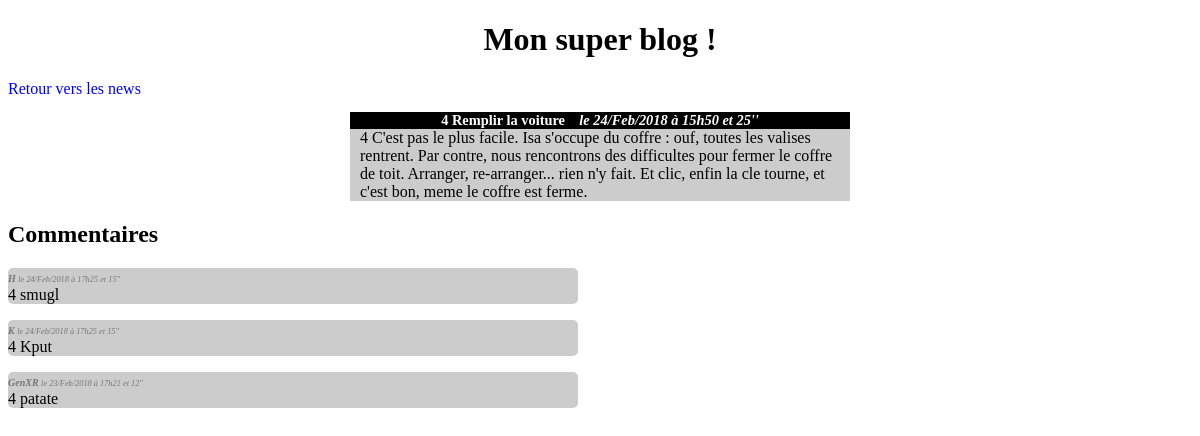
The app's page /miniblog/blog_commentaires.php?news=4 with its own data.
### tables this page shows
CREATE TABLE `blog_billets` (
  `id` int(11) NOT NULL,
  `titre` varchar(255) NOT NULL,
  `contenu` text NOT NULL,
  `date_creation` datetime NOT NULL DEFAULT CURRENT_TIMESTAMP,
  `auteur` varchar(255) NOT NULL
);

CREATE TABLE `blog_commentaires` (
  `id` int(11) NOT NULL COMMENT 'identifiant du commentaire',
  `id_billet` int(11) NOT NULL COMMENT 'identifiant du billet concerne',
  `auteur` varchar(255) NOT NULL COMMENT 'auteur du commentaire',
  `commentaire` text NOT NULL,
  `date_commentaire` timestamp NOT NULL DEFAULT CURRENT_TIMESTAMP
);

### miniblog/blog_commentaires.php (the view, shortened to what this page needs)
<!DOCTYPE html>
<html>
<head>
	<link rel="stylesheet" type="text/css" href="blog.css">
</head>
<body>
	<h1>Mon super blog !</h1>
	<a href="index.php">Retour vers les news</a>
	<?php
	try
	{
		$bdd = new PDO('mysql:host=localhost;dbname=test;charset=utf8', 'root', 'toto',
			array(PDO::ATTR_ERRMODE => PDO::ERRMODE_EXCEPTION));
	}
	catch (Exception $e)
	{
		die('Erreur : ' . $e->getMessage());
	}
	?>
	<?php
	$req = $bdd->prepare('SELECT titre, contenu, DATE_FORMAT(date_creation, "%d/%b/%Y à %Hh%i et %s\'\'")  AS date FROM blog_billets WHERE id = ?');
	$req->execute(array($_GET['news']));
	$donnees = $req->fetch();
	?>
	<div class="news"><h3>
	<?php echo htmlspecialchars($donnees['titre']); ?>
	<i>&nbsp;&nbsp;&nbsp;le
	<?php echo htmlspecialchars($donnees['date']); ?>
	</i></h3>
	<p>
	<?php echo htmlspecialchars($donnees['contenu']); ?>
	</p></div>
	<h2>Commentaires</h2>
	<?php
	$req = $bdd->prepare('SELECT auteur, commentaire, DATE_FORMAT(date_commentaire, "%d/%b/%Y à %Hh%i et %s\'\'")  AS date
		FROM blog_commentaires
		WHERE id_billet = ?
		ORDER BY date_commentaire DESC
		LIMIT 0, 10
		');
	$req->execute(array($_GET['news']));
	while ($donnees = $req->fetch())
	{
	?>
		<div class="commentaires">
			<p>
				<span class="who"><i>
				<strong>
				<?php echo htmlspecialchars($donnees['auteur']); ?>
				</strong>
				<small>le
				<?php echo $donnees['date']; ?>
				</small>
				</i></span><br />
				<?php echo nl2br(htmlspecialchars($donnees['commentaire'])); ?>
			</p>
		</div>
	<?php
	}
	?>
</body>
</html>

### miniblog/blog.css (style rules this page uses)
h1, h3 { text-align:center; }
h3 { background-color:black; color:white; font-size:0.9em; margin-bottom:0px; }
.news p { background-color:#CCCCCC; margin-top:0px; padding-left: 10px; padding-right: 10px; }
.news { width:70%; max-width: 500px; margin:auto; }
a { text-decoration: none; color: blue; }
.commentaires { background-color: #CCCCCC; width: 85%; max-width: 570px; border-radius: 5px; }
.who { font-size: x-small; color: #777777; margin-top: 0px; }

### records on screen
blog_billets: titre "4 Remplir la voiture", contenu "4 C'est pas le plus facile. Isa s'occupe du coffre : ouf, toutes les valises rentrent. Par contre, nous rencontrons des difficultes pour fermer le coffre de toit. Arranger, re-arranger... rien n'y fait. Et clic, enfin la cle tourne, et c'est bon, meme le coffre est ferme."
blog_commentaires: auteur "H", date "24/Feb/2018 à 17h25 et 15''", commentaire "4 smugl"
blog_commentaires: auteur "K", date "24/Feb/2018 à 17h25 et 15''", commentaire "4 Kput"
blog_commentaires: auteur "GenXR", date "23/Feb/2018 à 17h21 et 12''", commentaire "4 patate"

### other values on screen
$donnees['date'] "24/Feb/2018 à 15h50 et 25''"
